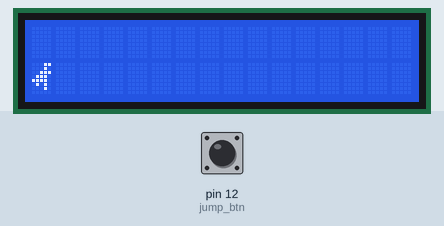
Recording of a sketch running on a simulated Arduino Uno, built with avr-gcc and run on an emulated ATmega328P. Parts: 16×2 character LCD. The test bench sets the inputs (shaded band); at power-on: pin 12 (jump_btn) HIGH.

Above: at 1.25 s.
1.3 s: pin 12 (jump_btn) pulled LOW for 0.15 s
At 1.55 s:
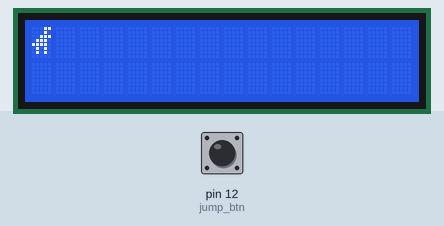

The sketch:

sketch.ino
```cpp
#include <LiquidCrystal.h>

//=======================================================
// LCD PINS
//=======================================================
#define RS 8
#define EN 9

#define D4 4
#define D5 5
#define D6 6
#define D7 7

LiquidCrystal lcd(RS, EN, D4, D5, D6, D7);


//=======================================================
// BUTTON
//=======================================================
int jump_btn = 12;
int jump_btn_lastState = HIGH;


//=======================================================
// TIMING
//=======================================================
unsigned long current_tms = 0;
unsigned long previous_tms = 0;
unsigned long jump_tms = 0;


//=======================================================
// DINO FRAMES
//=======================================================
byte dino[3][8] = {

  {
    0b00011,
    0b00010,
    0b00111,
    0b01110,
    0b11110,
    0b01010,
    0b01010
  },

  {
    0b00011,
    0b00010,
    0b00111,
    0b01110,
    0b11110,
    0b01010,
    0b01000
  },

  {
    0b00011,
    0b00010,
    0b00111,
    0b01110,
    0b11110,
    0b01010,
    0b00010
  }
};


//=======================================================
// STATES
//=======================================================
bool in_jump = false;
bool is_dinoRunning = true;

int dino_Rframe = 0;


//=======================================================
// DINO RUNNING
//=======================================================
void dinoRun(){

  if((current_tms - previous_tms) >= 60){

    // Move to next frame
    dino_Rframe++;

    if(dino_Rframe > 2){
      dino_Rframe = 0;
    }

    // Load new frame
    lcd.createChar(0, dino[dino_Rframe]);

    // Draw dino on ground
    lcd.setCursor(0, 1);
    lcd.write(byte(0));

    // Reset animation timer
    previous_tms = current_tms;
  }
}


//=======================================================
// START JUMP
//=======================================================
void setDinoJump(){


  // Remove dino from ground
  lcd.setCursor(0, 1);
  lcd.print(" ");

  // Draw dino in air
  lcd.setCursor(0, 0);
  lcd.write(byte(0));
}


//=======================================================
// END JUMP
//=======================================================
void clearDinoJump(){


  // Remove dino from air
  lcd.setCursor(0, 0);
  lcd.print(" ");

  // Put dino back on ground
  lcd.setCursor(0, 1);
  lcd.write(byte(0));

  // Resume running
  is_dinoRunning = true;

  // Restart animation timer
  previous_tms = current_tms;


}


//=======================================================
// SETUP
//=======================================================
void setup(){

  lcd.begin(16, 2);


  pinMode(jump_btn, INPUT_PULLUP);

  // Load first dino frame
  lcd.createChar(0, dino[0]);

  // Draw initial dino
  lcd.setCursor(0, 1);
  lcd.write(byte(0));

}


//=======================================================
// LOOP
//=======================================================
void loop(){

  // Current time
  current_tms = millis();

  // Read button
  int jump_btn_state = digitalRead(jump_btn);


  //=====================================================
  // DINO RUNNING
  //=====================================================
  if(is_dinoRunning){

    dinoRun();
  }


  //=====================================================
  // START JUMP
  //=====================================================
  if(!in_jump &&
     jump_btn_state == LOW &&
     jump_btn_lastState == HIGH){

    is_dinoRunning = false;

    in_jump = true;

    jump_tms = current_tms;

    setDinoJump();
  }


  //=====================================================
  // END JUMP AFTER 500ms
  //=====================================================
  if(in_jump && (current_tms - jump_tms) >= 500){

    in_jump = false;

    clearDinoJump();
  }


  //=====================================================
  // SAVE BUTTON STATE
  //=====================================================
  jump_btn_lastState = jump_btn_state;
}
```
